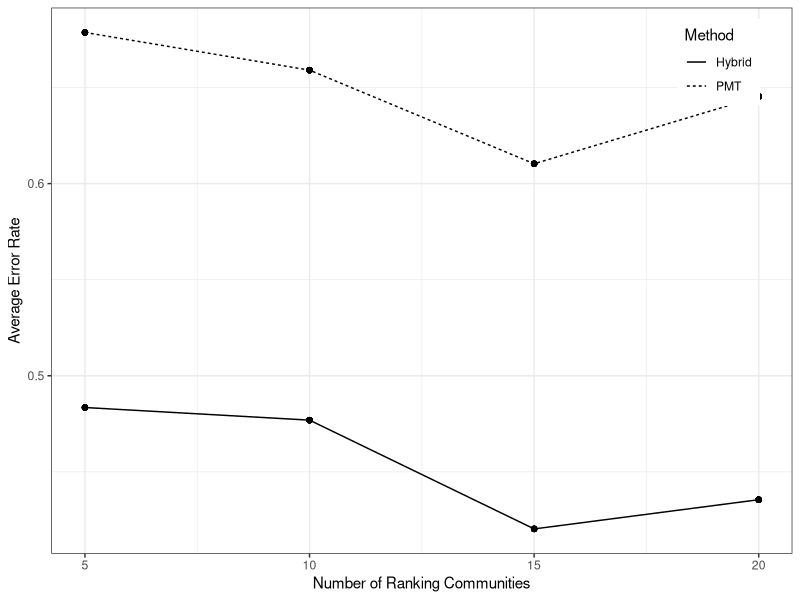
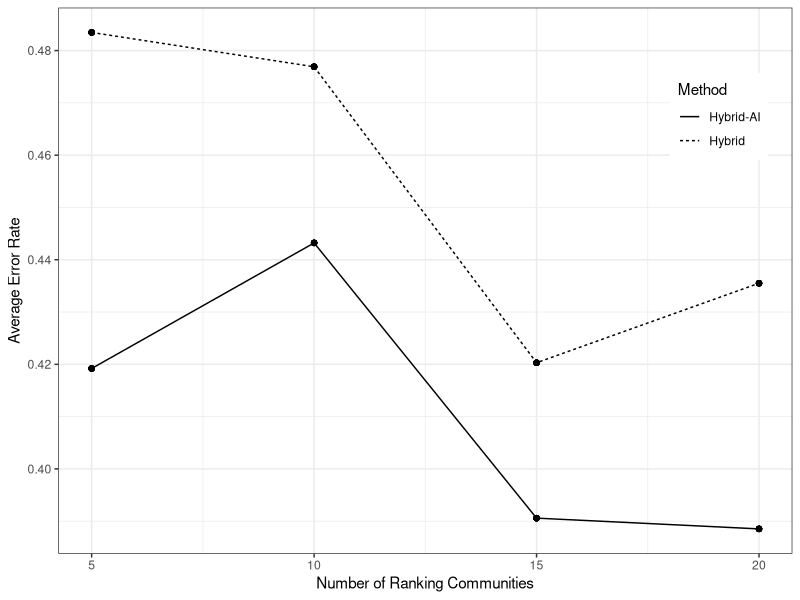
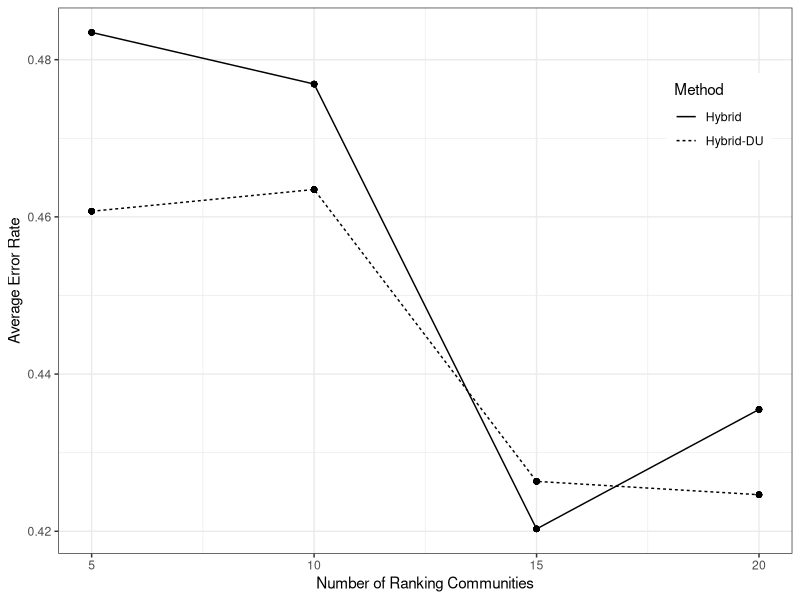
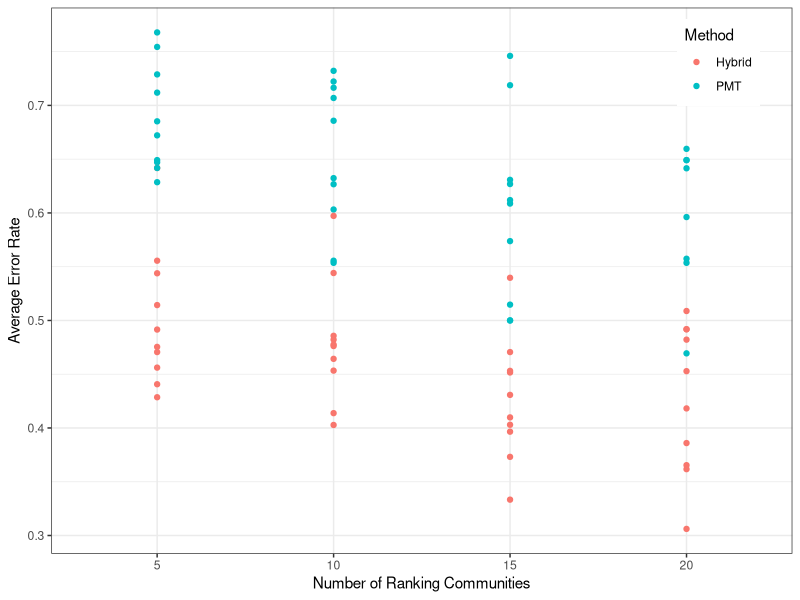
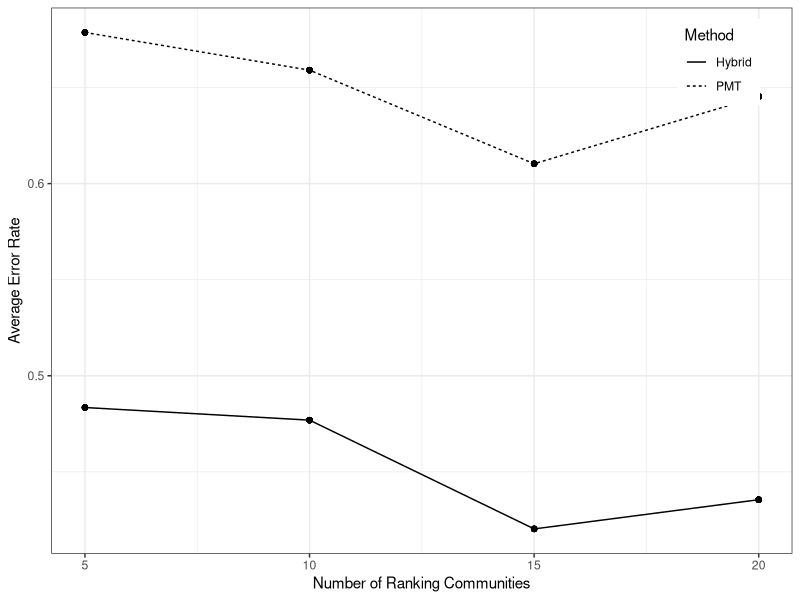
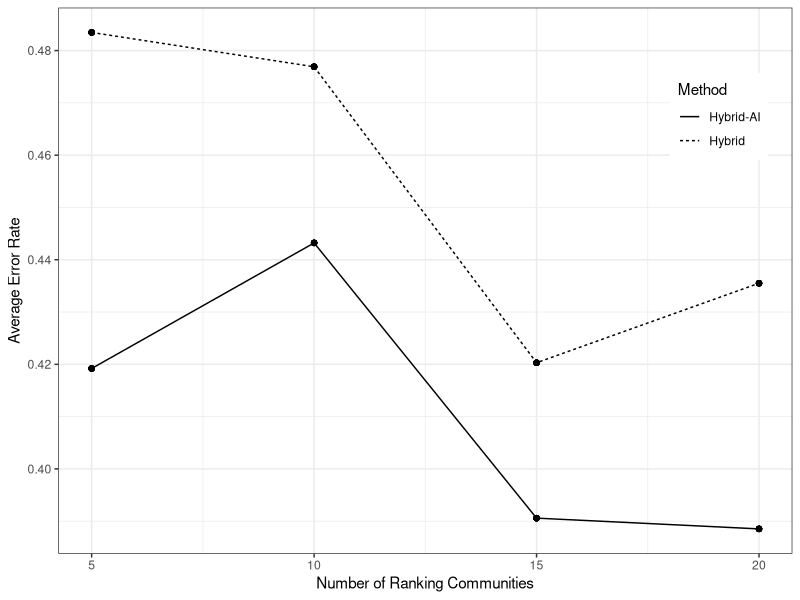
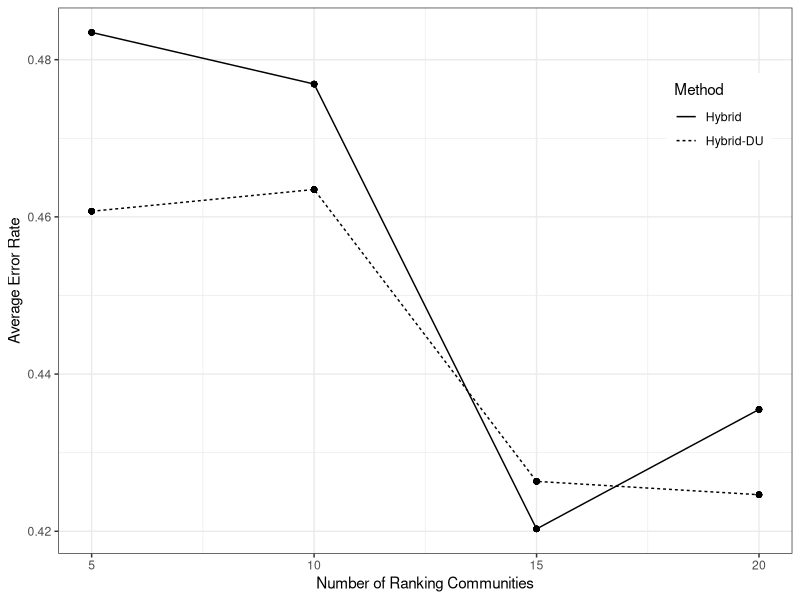

These charts were generated, in order, by the following R code: (Note: this script raises an error after producing the figures.)
library(dplyr)
library(ggplot2)
library(reshape2)

all_results <- read.csv("Hillebrecht Analysis/all_results.csv")

all_coef <- read.csv("Hillebrecht Analysis/all_coef.csv")

#### --- ERROR RATE PLOTS ----------------------------------

plot_data <- all_results %>%  mutate(IER = 1-Precision,
                                     EER = 1-Sensitivity) %>%
  melt(id.var = c("Method", "CBT_ncomm")) %>%
  mutate(Method = factor(Method, levels = c("Hybrid Score (corrected)","Hybrid Score","CBT Score", "CBT Score (corrected)","CBT DU", "CBT Probit", "PMT OLS"),
                         labels = c("Hybrid-AI-EC","Hybrid-AI","Hybrid","Hybrid-EC","Hybrid-DU", "Probit", "PMT"))) %>%
  group_by(Method, CBT_ncomm, variable) %>%
  mutate(mean = median(value ),
         min = min(value),
         max = max(value))%>%ungroup


plot_data %>%
  subset(variable %in% c( "IER") & Method %in% c("Hybrid", "PMT", "Probit")  )%>%
  ggplot() + geom_line(aes(x = CBT_ncomm, y = mean, linetype = Method)) +
  geom_point(aes(x = CBT_ncomm, y = mean)) +
  #geom_linerange(aes(x = CBT_ncomm, ymin = min,ymax=max, linetype = Method))+
  theme_bw() +
  labs(x = "Number of Ranking Communities", y = "Average Error Rate")+ 
  theme(legend.position = c(0.9, 0.9))

ggsave("Hillebrecht Analysis/ER_hybrid.pdf", width = 8, height = 4)


plot_data %>%
  subset(variable %in% c( "IER") & Method %in% c("Hybrid", "Hybrid-AI")  )%>%
  ggplot() + geom_line(aes(x = CBT_ncomm, y = mean, linetype = Method)) +
  geom_point(aes(x = CBT_ncomm, y = mean)) +
  #geom_linerange(aes(x = CBT_ncomm, ymin = min,ymax=max, linetype = Method))+
  theme_bw() +
  labs(x = "Number of Ranking Communities", y = "Average Error Rate")+ 
  theme(legend.position = c(0.9, 0.8))

ggsave("Hillebrecht Analysis/ER_hybrid_AI.pdf", width = 8, height = 4)

plot_data %>%
  subset(variable %in% c( "IER") & Method %in% c("Hybrid", "Hybrid-DU")  )%>%
  ggplot() + geom_line(aes(x = CBT_ncomm, y = mean, linetype = Method)) +
  geom_point(aes(x = CBT_ncomm, y = mean)) +
  #geom_linerange(aes(x = CBT_ncomm, ymin = min,ymax=max, linetype = Method))+
  theme_bw() +
  labs(x = "Number of Ranking Communities", y = "Average Error Rate")+ 
  theme(legend.position = c(0.9, 0.8))

ggsave("Hillebrecht Analysis/ER_hybrid_DU.pdf", width = 8, height = 4)



all_results %>%  mutate(IER = 1-Precision,
                        EER = 1-Sensitivity) %>%
  melt(id.var = c("Method", "CBT_ncomm")) %>%
  mutate(Method = factor(Method, levels = c("Hybrid Score (corrected)","Hybrid Score","CBT Score", "CBT Score (corrected)","CBT DU", "CBT Probit", "PMT OLS"),
                         labels = c("Hybrid-AI-EC","Hybrid-AI","Hybrid","Hybrid-EC","Hybrid-DU", "Probit", "PMT"))) %>%
  subset(variable %in% c( "IER") & Method %in% c("Hybrid", "PMT", "Probit")  )%>%
  ggplot() + geom_point(aes(x = as.factor(CBT_ncomm), y = value, linetype = Method,colour = Method)) +
  #geom_point(aes(x = CBT_ncomm, y = mean)) +
  #geom_linerange(aes(x = CBT_ncomm, ymin = min,ymax=max, linetype = Method))+
  theme_bw() +
  labs(x = "Number of Ranking Communities", y = "Average Error Rate")+ 
  theme(legend.position = c(0.9, 0.9))

#### --- COEFFICIENT PLOTS ----------------------------------

variable_labels <- read.csv("Data/Burkina Faso/Cleaning/variables.csv")
#variable_labels_add <- data.frame(Name = "connected", Definition = "Elite connection")

#variable_labels <- rbind(variable_labels, variable_labels_add)

score_order <- all_coef %>% merge(variable_labels, by.x = "parameter", by.y = "Name") %>% 
  subset(CBT_ncomm == 20 & rep == 1) %>%
  dplyr::select(Definition,Category, CB_beta_rank_mean) %>%
  subset(CB_beta_rank_mean != 0)%>% #remove elite connection 0
  melt(id.vars = c("Definition", "Category")) %>%
  group_by(Definition, Category,variable) %>%
  summarise(mean = mean(value)) %>%
  group_by(Category,variable) %>%
  mutate(std_mean =mean/(length(mean)/sum(1/mean))) %>%
  arrange(Category,mean) 

all_coef %>%merge(variable_labels, by.x = "parameter", by.y = "Name") %>% subset(CBT_ncomm == 20 & rep == 1) %>%
  dplyr::select(Definition, Category, CB_beta_rank_mean, PMT_beta) %>%
  subset(CB_beta_rank_mean != 0)%>% #remove elite connection 0
  melt(id.vars = c("Definition", "Category")) %>%
  group_by(Definition, Category, variable) %>%
  summarise(mean = mean(value)) %>% ungroup() %>%
  group_by(variable) %>%
  mutate(std_mean = mean/(length(mean)/sum(1/mean))) %>%
  ungroup() %>%
  mutate(Definition = factor(Definition, levels = score_order$Definition),
         variable = factor(variable, levels = c("CB_beta_rank_mean", "PMT_beta"),
                           labels = c("Hybrid", "PMT")))%>%
  ggplot() + 
  geom_col(aes(x = Definition, y = std_mean, fill = variable ), position = "dodge") +
  #facet_grid(Category~., scales = "free_y")+
  coord_flip() + 
  theme_bw() +
  labs(x = "", y = "Standardized Coefficient Estimate \n (Relative to harmonic mean)") +
  scale_fill_grey("Method")


ggsave("Hillebrecht Analysis/coef_score.pdf", width = 12, height = 12)




#------OLD-----------------------
all_results %>%  mutate(IER = 1-Precision,
                        EER = 1-Sensitivity) %>%
  melt(id.var = c("Method", "CBT_ncomm")) %>%
  mutate(Method = factor(Method, levels = c("Hybrid Score","CBT Score", "CBT Probit", "PMT OLS"),
                         labels = c("Hybrid Score","CBT Score", "CBT Probit", "PMT OLS"))) %>%
  group_by(Method, CBT_ncomm, variable) %>%
  mutate(mean = median(value ))%>%ungroup%>%
  subset(variable %in% c("TD", "IER", "EER")  )%>%#& !Method %in% c("CBT Probit", "PMT OLS")
  ggplot() + 
  geom_boxplot(aes(x = Method, y = value, colour = Method, group = interaction(CBT_ncomm, Method))) + 
  stat_summary(aes(x = Method, y = value, colour = Method, group = interaction(CBT_ncomm, Method)),
               fun=mean, geom="point", color="black")+
  facet_grid(variable~CBT_ncomm, scales = "free")+ theme_bw() +
  theme(axis.text.x = element_text(angle = 45, hjust = .9))  +
  scale_colour_brewer(type = "qual", palette = "Dark2")
ggsave("Hillebrecht Analysis/all_results.pdf")
